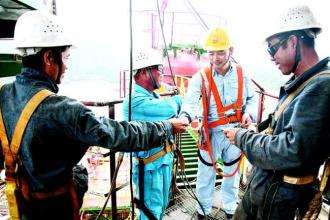
#> input picture tmp/1.jpg, 330 x 220 px
$ python create_emotion.py ../tmp out
#> lines starting #> are read from the running program, lines starting #| are printed output that depends on the picture
# -*- coding: utf-8 -*-
# resize picture into weixin emotion size
import cv2
import os,sys


def KeepRatioResize(input,dstSize):
    # dstSize=(width,height)
    height,width,c=input.shape
    h = dstSize[0] * (height/(float)(width))
    w = dstSize[1] * (width/(float)(height))
    if h >= dstSize[1]:
        s=((int)(w),dstSize[1])
    else:
        s=(dstSize[0],(int)(h))

    return cv2.resize(input,s)

if __name__ == "__main__":
    emotion_size=(400,400)
    image_suffix=('.png','.jpg','.bmp','.jpeg')

    if len(sys.argv) !=3:
        print('usage: python create_emotion.py <inputdir> <outputdir>')
        sys.exit(-1)

    inputdir=sys.argv[1]
    outputdir=sys.argv[2]

    if not os.path.exists(inputdir):
        print('cannot find inputdir %s'%inputdir)
        sys.exit(-1)

    if not os.path.exists(outputdir):
        os.mkdir(outputdir)

    for f in os.listdir(inputdir):
        #print('find file %s'%f)
        if os.path.isfile(os.path.join(inputdir,f)) and f.lower().endswith(image_suffix):
            print('process image %s'%f);
            image=cv2.imread(os.path.join(inputdir,f))
#> image is the input picture: shape (220, 330, 3); mean B, G, R 142, 143.5, 139.5
            if not image is None:
                image_emotion=KeepRatioResize(image,emotion_size)
#> in KeepRatioResize, `return cv2.resize(input,s)`:
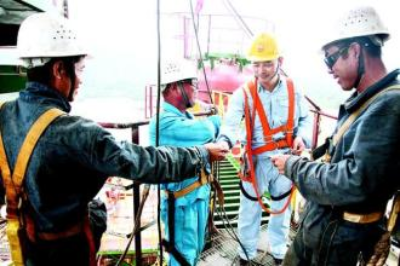
#> returned value: shape (266, 400, 3); mean of channels 0, 1, 2 141.9, 143.4, 139.4; drawn as B, G, R
                cv2.imwrite(os.path.join(outputdir,f),image_emotion)
            else:
                print('cannot read image %s'%f)
#> pass 2 of the loop `for f in os.listdir(inputdir):`:
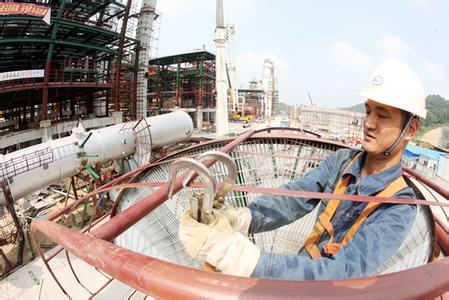
#> input picture tmp/3.jpg, 449 x 300 px
#> image is the input picture: shape (300, 449, 3); mean B, G, R 156.2, 161.5, 173.8
#> in KeepRatioResize (call 2), `return cv2.resize(input,s)`:
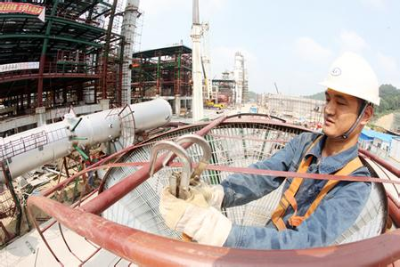
#> returned value: shape (267, 400, 3); mean of channels 0, 1, 2 156.1, 161.4, 173.7; drawn as B, G, R
